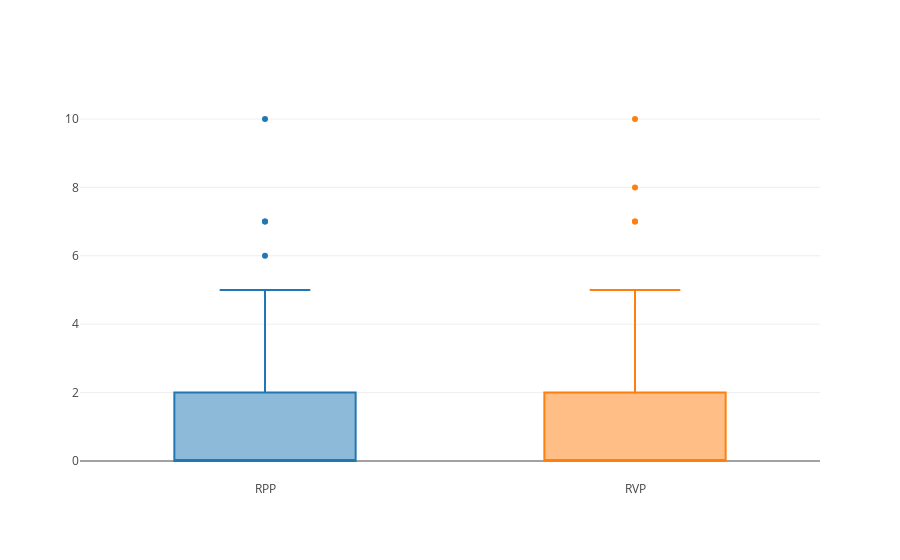

The notebook cell saved with this chart:
### Code cell
data =[]
data.append(  go.Box( y=dfRPP.ABX_Days_OP, name='RPP', showlegend=False ) )
data.append(  go.Box( y=dfRVP.ABX_Days_OP, name='RVP', showlegend=False ) )

iplot(data)

### Figure 1 — Plotly figure (JSON) as saved in the notebook; plotly's stock layout.template omitted (floating-point values rounded to 4 significant figures; data arrays with more than 128 entries replaced by an {"elided": "..."} marker saying what was removed)
{"data": [{"name": "RPP", "showlegend": false, "type": "box", "y": {"elided": "290 int values"}}, {"name": "RVP", "showlegend": false, "type": "box", "y": {"elided": "140 int values"}}], "layout": {}}
